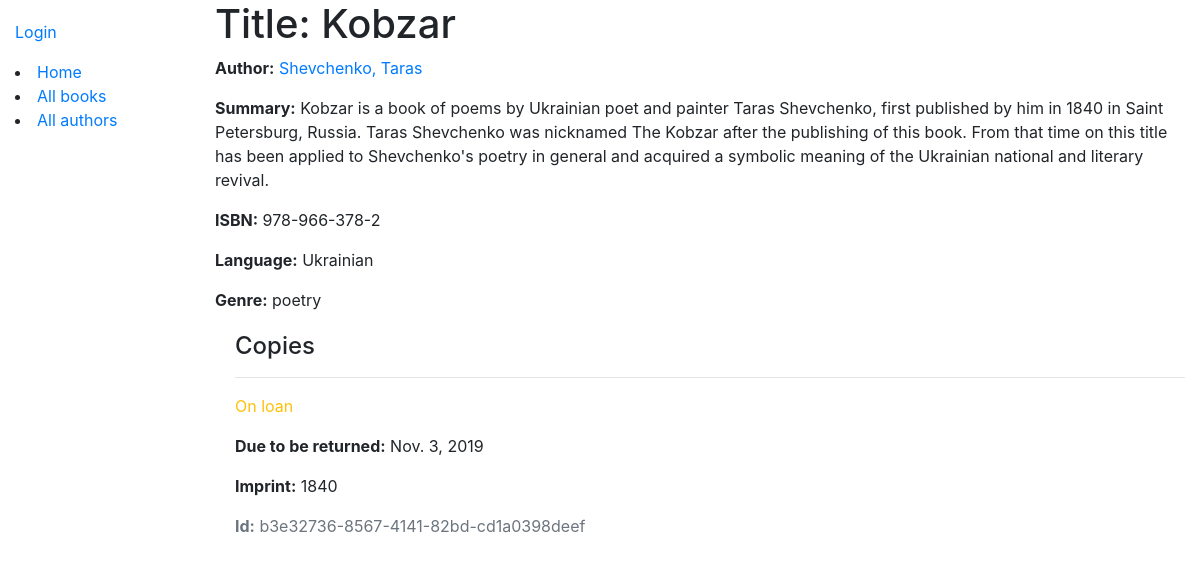
/catalog/book/2, run on the app's committed database.
### catalog/models.py (models this page shows, shortened)
class Book(models.Model):
    title = models.CharField(max_length=200)
    author = models.ForeignKey("Author", on_delete=models.SET_NULL, null=True)
    summary = models.TextField(
        max_length=1000, help_text="Enter a brief description of the book"
    )
    isbn = models.CharField(
        "ISBN",
        max_length=13,
        help_text='13 Character <a href="https://www.isbn-international.org/content/what-isbn'
        '">ISBN number</a>',
    )
    genre = models.ManyToManyField(Genre, help_text="Select a genre for this book")
    language = models.ForeignKey("Language", on_delete=models.SET_NULL, null=True)
    def display_genre(self):
        """Creates a string for the Genre. This is required to display genre in Admin."""
        return ", ".join([genre.name for genre in self.genre.all()[:3]])
    display_genre.short_description = "Genre"

class Author(models.Model):
    first_name = models.CharField(max_length=100)
    last_name = models.CharField(max_length=100)
    date_of_birth = models.DateField(null=True, blank=True)
    date_of_death = models.DateField("died", null=True, blank=True)
    class Meta:
        ordering = ["last_name", "first_name"]
    def __str__(self):
        return f"{self.last_name}, {self.first_name}"
    class Meta:
        ordering = ["last_name"]

class Language(models.Model):
    name = models.CharField(
        max_length=200,
        help_text="Enter the book's natural language (e.g. English, French, Japanese etc.)",
    )
    def __str__(self):
        return self.name

class Genre(models.Model):
    name = models.CharField(
        max_length=200, help_text="Enter a book genre (e.g. Science Fiction)"
    )
    def __str__(self):
        return self.name

class BookInstance(models.Model):
    id = models.UUIDField(
        primary_key=True,
        default=uuid.uuid4,
        help_text="Unique ID for this particular book across whole library",
    )
    book = models.ForeignKey("Book", on_delete=models.SET_NULL, null=True)
    imprint = models.CharField(max_length=200)
    due_back = models.DateField(null=True, blank=True)
    borrower = models.ForeignKey(User, on_delete=models.SET_NULL, null=True, blank=True)
    LOAN_STATUS = (
        ("m", "Maintenance"),
        ("o", "On loan"),
        ("a", "Available"),
        ("r", "Reserved"),
    )
    status = models.CharField(
        max_length=1,
        choices=LOAN_STATUS,
        blank=True,
        default="m",
        help_text="Book availability",
    )
    class Meta:
        ordering = ["due_back"]
        permissions = (("can_mark_returned", "Set book as returned"),)

### catalog/views.py (the view)
# urls.py: path("book/<int:pk>", views.BookDetailView.as_view(), name="book-detail"),
class BookDetailView(generic.DetailView):
    model = Book

### catalog/templates/catalog/book_detail.html
{% extends "base_generic.html" %}
{% block content %}
  <h1>Title: {{ book.title }}</h1>
  <p><strong>Author:</strong> <a href="{% url 'author-detail' book.author.pk %}">{{ book.author }}</a></p>
  <p><strong>Summary:</strong> {{ book.summary }}</p>
  <p><strong>ISBN:</strong> {{ book.isbn }}</p>
  <p><strong>Language:</strong> {{ book.language }}</p>
  <p><strong>Genre:</strong> {{ book.genre.all|join:", " }}</p>
  <div style="margin-left:20px;margin-top:20px">
    <h4>Copies</h4>
    {% for copy in book.bookinstance_set.all %}
      <hr>
      <p class="{% if copy.status == 'a' %}text-success{% elif copy.status == 'm' %}text-danger{% else %}text-warning{% endif %}">{{ copy.get_status_display }}</p>
      {% if copy.status != 'a' %}
        <p><strong>Due to be returned:</strong> {{copy.due_back}}</p>
      {% endif %}
      <p><strong>Imprint:</strong> {{copy.imprint}}</p>
      <p class="text-muted"><strong>Id:</strong> {{copy.id}}</p>
    {% endfor %}
  </div>
{% endblock %}

### data on the page
Book: title "Kobzar", author "Shevchenko, Taras", summary "Kobzar is a book of poems by Ukrainian poet and painter Taras Shevchenko, first published by him in 1840 in Saint Petersburg, Russia. Taras Shevchenko was nicknamed The Kobzar after the publishing of this book. From that time on this title has been applied to Shevchenko's poetry in general and acquired a symbolic meaning of the Ukrainian national and literary revival.", isbn "978-966-378-2", language "Ukrainian", genre.all "poetry"
BookInstance: status "On loan", due_back "Nov. 3, 2019", imprint "1840", id "b3e32736-8567-4141-82bd-cd1a0398deef"
